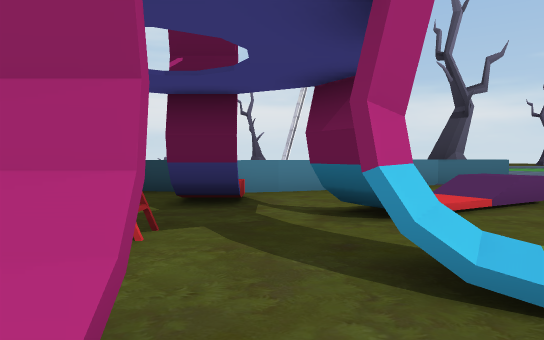
View 1 (above)

24 first-person views from a walk through a scene from a Unity 3-D project. The camera is 1.5 m above the floor, tilts 2° down and sees 70° across. The floor is counted in squares, 2 m on a side. Each view is taken from the middle of a square. On the plan, view 1 faces up. The plan holds only what a view shows up to about 12 squares ahead; the rest is blank. The place goes on beyond the plan. Some animated figures are left out. Some surface patterns are stand-ins.

View 2
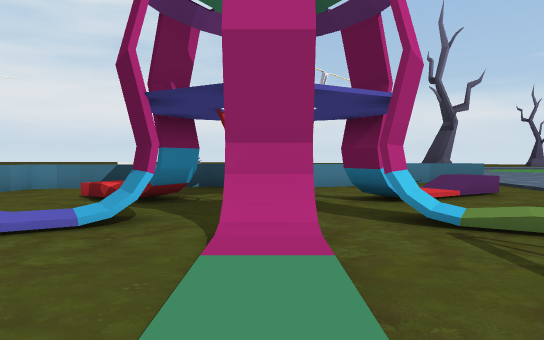

View 3
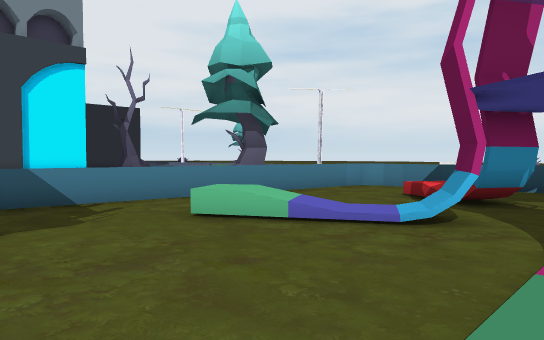

View 4
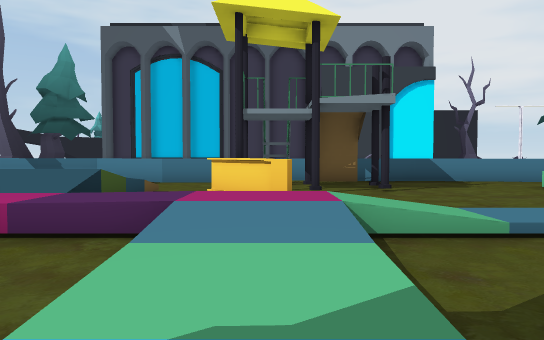

View 5
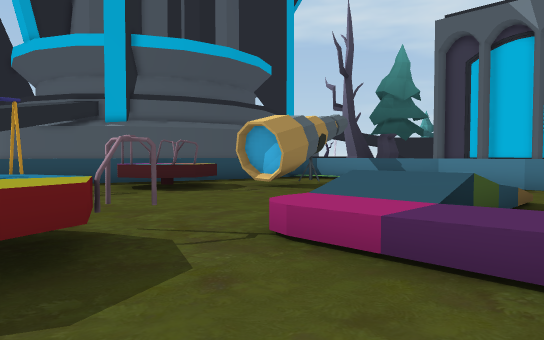

View 6
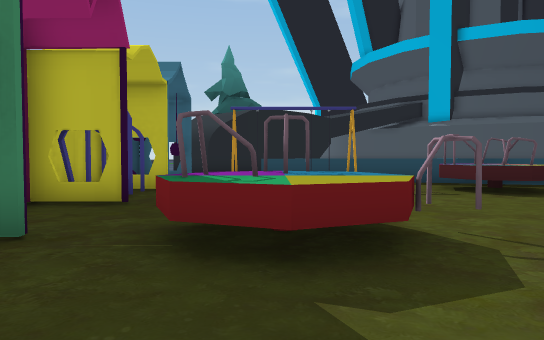

View 7
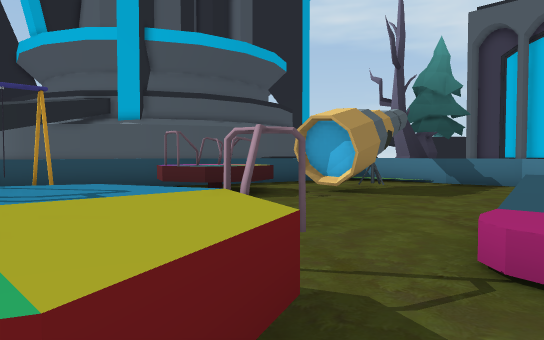

View 8
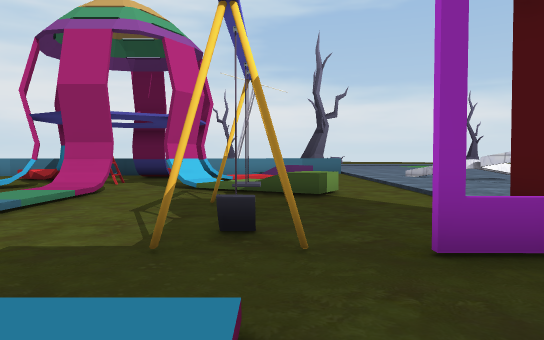

View 9
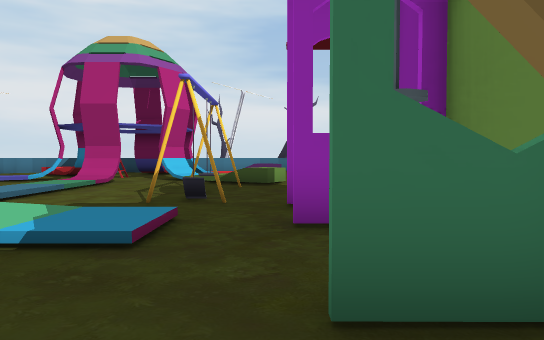

View 10
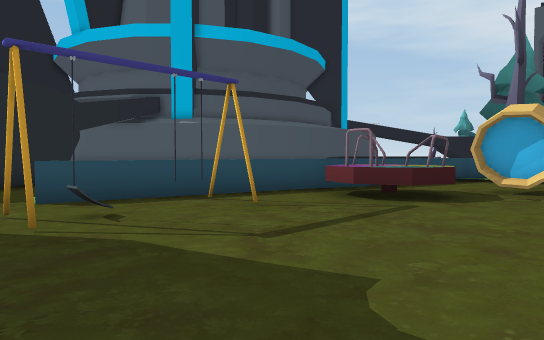

View 11
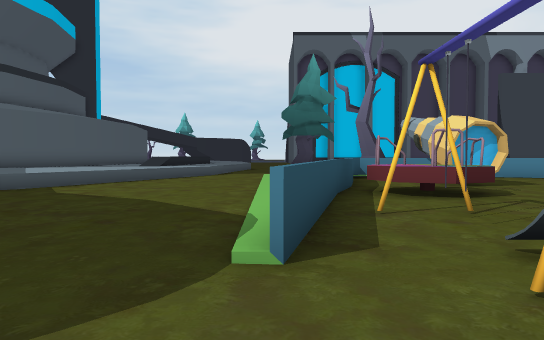

View 12
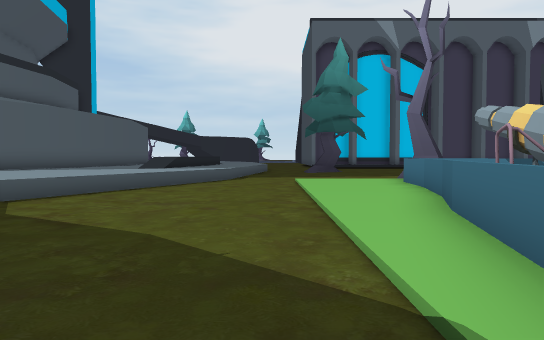

View 13
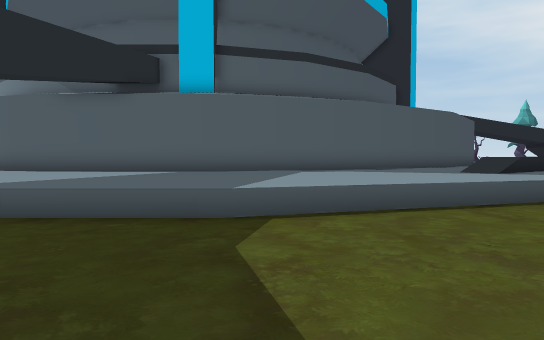

View 14
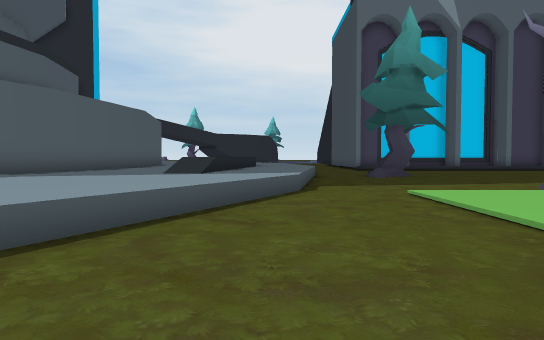

View 15
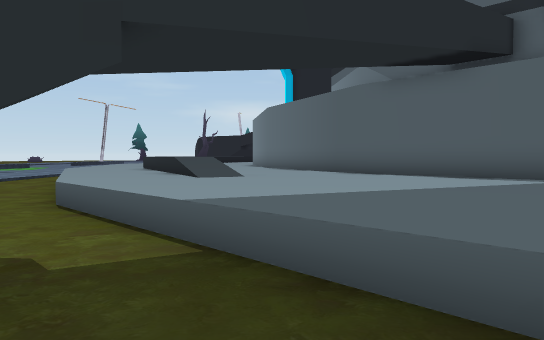

View 16
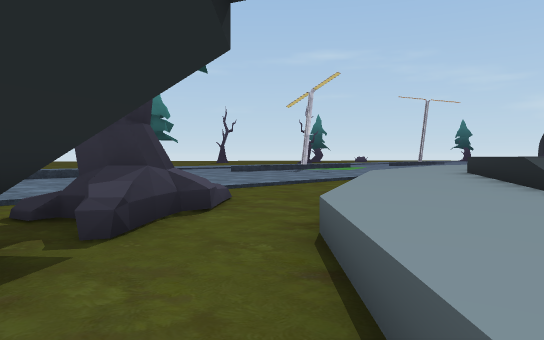

View 17
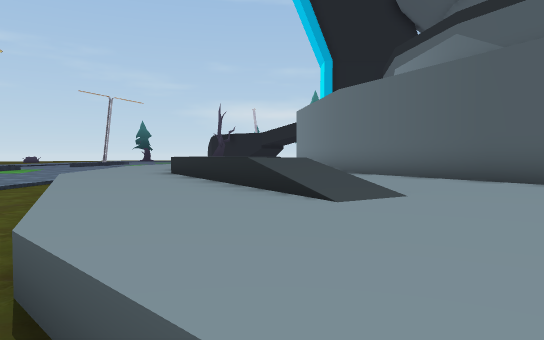

View 18
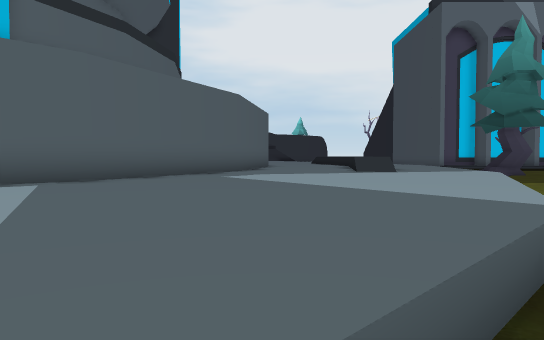

View 19
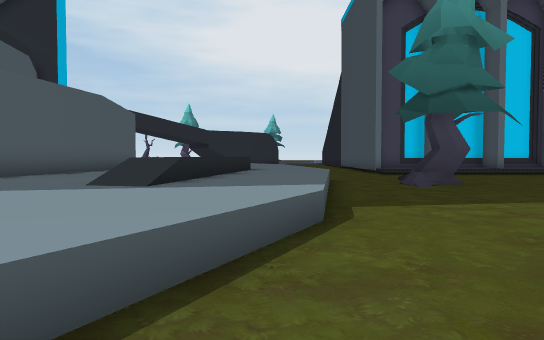

View 20
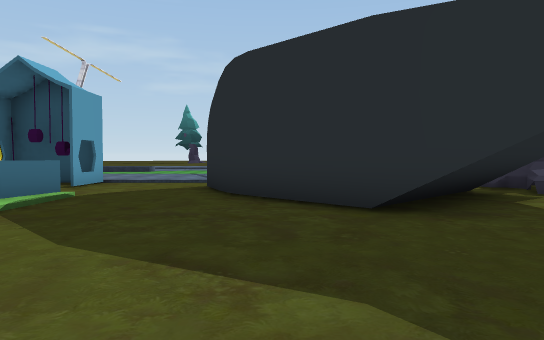

View 21
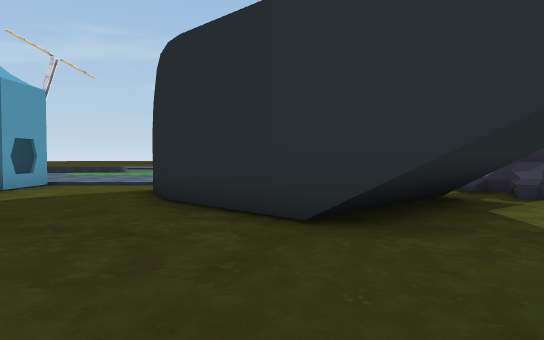

View 22
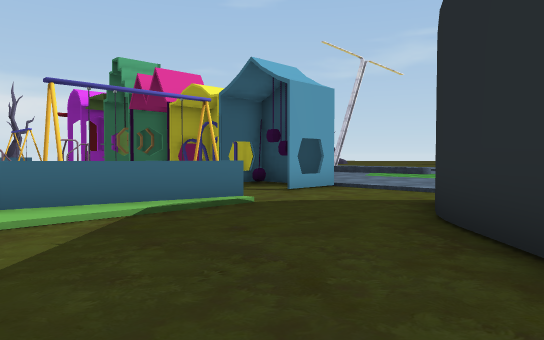

View 23
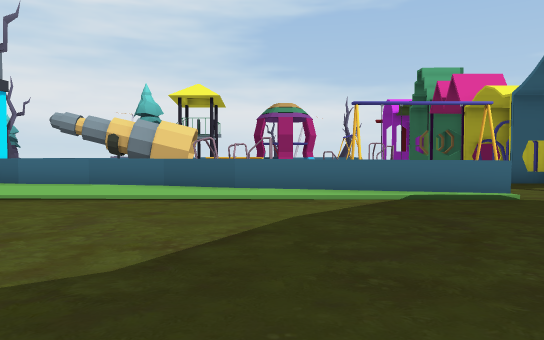

View 24
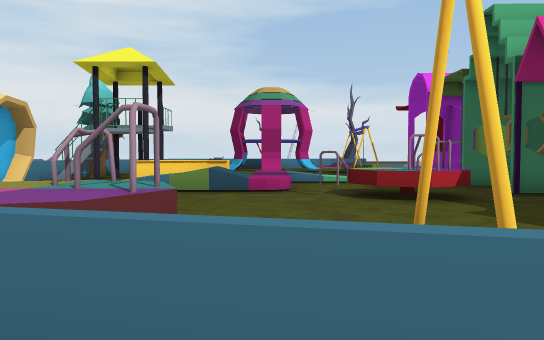

### Floor plan
Key: @ floor where view 1 was taken; # wall or solid block; x gap in a wall; . main floor; : floor 0.25 m higher than the main floor; + floor 0.5 m higher than the main floor; * floor 0.75 m higher than the main floor; % floor 1.5 m higher than the main floor; / step, stairs or slope; = window, fence, low wall or low ledge; ^ raised ledge; T tree.
Columns run from 18 left of view 1 to 5 right of it. Each row starts with its distance up from view 1.
 11                       TT
 10                       ##
  9                    =
  8           #=== ====#
  7           =..  ..=.. .=.
  6           =..= ..#..//=.
  5           =..//#...#/...
  4           =....x.#.x....
  3           =  ..#...#.  .
  2          #=  .:+...//= .
  1          =..==/..#../==.
  0          =..=....:@...=.
 -1          =.......:...#..
 -2          =.......:...^..
 -3          =.......:...x..
 -4          ##......:...#.=
 -5           ##..  ./......
 -6           ##  ^^.*/+://#
 -7           ## ^  .*#///.
 -8           =.... .*.....#
 -9           =.. / /*......
-10          #=   ====.^^^..
-11          =.........^^^.#
-12          =..........^...
-13          =.............=
-14 ..  ..   =..##.........#
-15 ... ... T=...#^^^......#
-16 .......T ==...^^^......=
-17  T.......:=====^..#.:#..
-18 TT:......::::::===x....=
-19 .........:::::::::#==...
-20  .......................
-21  ***===.................
-22  ********=...........##
-23 ====*******=........##
-24  === %/******=.....##
-25      **********...##
-26    *************..###
-27  +++*************..###
-28 ######++**********..#...
-29      ###+**********..TTT
-30        ###+*********..T
-31          ###********=.T
-32            ##****//**...
-33             ##***/=**=..
-34              ##***=***..
-35               #+**==**=.
-36               ##*  ==**.

Where each view was taken, in squares from view 1:
view 1: 0 up, 0 right, facing up
view 2: 3 down, 1 left, facing up
view 3: 3 down, 1 left, facing up-left
view 4: 6 down, 3 right, facing left
view 5: 7 down, 2 right, facing down-left
view 6: 7 down, 2 right, facing down
view 7: 9 down, 2 right, facing down-left
view 8: 7 down, 3 right, facing up
view 9: 10 down, 4 right, facing up
view 10: 12 down, 4 right, facing down-left
view 11: 19 down, 5 right, facing left
view 12: 20 down, 2 right, facing left
view 13: 21 down, 1 left, facing down-left
view 14: 22 down, 2 left, facing left
view 15: 24 down, 2 left, facing down
view 16: 27 down, 1 left, facing down-right
view 17: 28 down, 0 right, facing down
view 18: 27 down, 1 left, facing left
view 19: 22 down, 6 left, facing left
view 20: 23 down, 5 left, facing right
view 21: 24 down, 4 left, facing right
view 22: 24 down, 2 left, facing up-right
view 23: 26 down, 2 left, facing up
view 24: 19 down, 1 left, facing up
